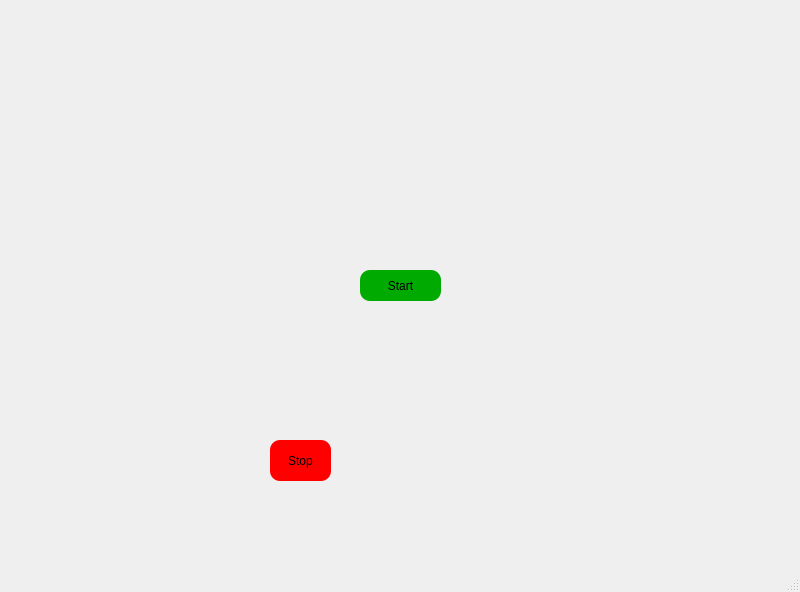
<?xml version="1.0" encoding="UTF-8"?>
<ui version="4.0">
 <class>MainWindow</class>
 <widget class="QMainWindow" name="MainWindow">
  <property name="geometry">
   <rect>
    <x>0</x>
    <y>0</y>
    <width>800</width>
    <height>592</height>
   </rect>
  </property>
  <property name="windowTitle">
   <string>MainWindow</string>
  </property>
  <widget class="QWidget" name="centralwidget">
   <widget class="QLabel" name="jarvisui">
    <property name="geometry">
     <rect>
      <x>0</x>
      <y>0</y>
      <width>801</width>
      <height>581</height>
     </rect>
    </property>
    <property name="text">
     <string/>
    </property>
    <property name="pixmap">
     <pixmap>jarvis.png</pixmap>
    </property>
    <property name="scaledContents">
     <bool>true</bool>
    </property>
   </widget>
   <widget class="QPushButton" name="pushButton">
    <property name="geometry">
     <rect>
      <x>270</x>
      <y>440</y>
      <width>61</width>
      <height>41</height>
     </rect>
    </property>
    <property name="styleSheet">
     <string notr="true">background-color: rgb(255, 0, 0);
font: 11pt &quot;Matura MT Script Capitals&quot;;
border-radius:10px;;</string>
    </property>
    <property name="text">
     <string>Stop</string>
    </property>
   </widget>
   <widget class="QTextBrowser" name="textBrowser">
    <property name="geometry">
     <rect>
      <x>50</x>
      <y>220</y>
      <width>251</width>
      <height>101</height>
     </rect>
    </property>
    <property name="styleSheet">
     <string notr="true">background:transparent;
border-radius:None;</string>
    </property>
   </widget>
   <widget class="QTextBrowser" name="textBrowser_2">
    <property name="geometry">
     <rect>
      <x>630</x>
      <y>80</y>
      <width>171</width>
      <height>91</height>
     </rect>
    </property>
    <property name="styleSheet">
     <string notr="true">background:transparent;
border-radius:None;</string>
    </property>
   </widget>
   <widget class="QPushButton" name="pushButton_2">
    <property name="geometry">
     <rect>
      <x>360</x>
      <y>270</y>
      <width>81</width>
      <height>31</height>
     </rect>
    </property>
    <property name="styleSheet">
     <string notr="true">background-color: rgb(0, 170, 0);
font: 8pt &quot;Matura MT Script Capitals&quot;;
border-radius:10px;</string>
    </property>
    <property name="text">
     <string>Start</string>
    </property>
   </widget>
   <widget class="QLabel" name="label">
    <property name="geometry">
     <rect>
      <x>0</x>
      <y>0</y>
      <width>331</width>
      <height>161</height>
     </rect>
    </property>
    <property name="text">
     <string/>
    </property>
    <property name="pixmap">
     <pixmap>../Desktop/jarvis2(2).gif</pixmap>
    </property>
    <property name="scaledContents">
     <bool>true</bool>
    </property>
   </widget>
  </widget>
  <widget class="QMenuBar" name="menubar">
   <property name="geometry">
    <rect>
     <x>0</x>
     <y>0</y>
     <width>800</width>
     <height>21</height>
    </rect>
   </property>
  </widget>
  <widget class="QStatusBar" name="statusbar"/>
 </widget>
 <resources/>
 <connections/>
</ui>
